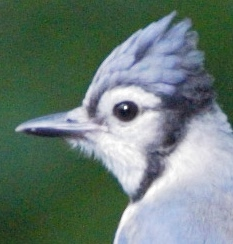
#> input picture CW2/images/sample_image.jpg, 233 x 244 px
$ jupyter execute week_4.ipynb   (shell and % lines are left out)
#> lines starting #> are read from the running program, lines starting #| are printed output that depends on the picture; after the words box and inside, x2 and y2 are one past the last pixel; in counts of white or black regions, pixels touching at a corner belong together
### CW2/utils.py
import numpy as np
import copy
import cv2
import matplotlib.image as mpimg
from matplotlib import pyplot as plt
import random
from PIL import Image
from typing import Union
from sklearn.feature_extraction.image import check_array, _extract_patches, \
_compute_n_patches, check_random_state


# [14 lines left out: function resize, not called in this run]

def colourize(img):
    height, width = img.shape

    colors = []
    colors.append([])
    colors.append([])
    color = 1
    # Displaying distinct components with distinct colors
    coloured_img = Image.new("RGB", (width, height))
    coloured_data = coloured_img.load()

    for i in range(len(img)):
        for j in range(len(img[0])):
            if img[i][j] > 0:
                if img[i][j] not in colors[0]:
                    colors[0].append(img[i][j])
                    colors[1].append((random.randint(0, 255), random.randint(0, 255), random.randint(0, 255)))

                ind = colors[0].index(img[i][j])
                coloured_data[j, i] = colors[1][ind]

    return coloured_img


# [8 lines left out: function binarize, not called in this run]

### CW2/week_4.ipynb
# Week 4: Image Segmentation
### Date: 26 Oct 2023

Last week you learned about different methods for segmenting an image into regions of interest and coding some algorithms. In this session you will get some more experience coding image segmentation algorithms. Your task will be to code a simple statistical method that uses Region growing or connected components.

[cell 1]
import numpy as np
import copy
import cv2
# to visualize the plots within the notebook
# to enable interactive
#%matplotlib ipympl
import matplotlib.image as mpimg
from matplotlib import pyplot as plt
import random
from PIL import Image

## Task 1: Region growing
Region growing is a simple way to segment a region of interest from the background of an image.
It takes in a gray-scale image and produces a binary image as output, where a value of 1 represents the region of interest and a value of 0 represents the background.

The algorithm is:
1. Start from a seed pixel.
2. Add neighbouring pixels that satisfy the criteria defining a region (e.g. similar intensity values, intensity above a threshold).
3. Repeat until we can include no more pixels.

Your task is to write a function in Python that implements the region growing algorithm.
Something like:
```
  segmented_img = region_growing(img, x, y)
```

* img: the image to be segmented
* x: the x-coordinate (j if indexed by numpy array) of the seed pixel
* y: the y-coordinate (i if indexed by numpy array) of the seed pixel
* segmented_img: the binary image output of region growing

**Hint:** This is process basically a **Breadth-first Search (BFS)**, which could be easily implemented it with a **queue** (check out collections.deque in PyThon):

1. Initialise the queue with the seed pixel.
2. Every time pop the first element from the queue and add its neighbour pixels to the queue if they satisfy the criteria (e.g. intensity above the threshold).
3. Finish when the queue is empty

In the slide 36 in the lecture slides, you were given a slightly different implementation, where all the neighboring pixels are added to the queue and the check is done when the element is popped from the queue. Think about the difference between these two implementations.

[cell 2]
# Load your image
img = cv2.imread('images/sample_image.jpg')
#> img is the input picture: shape (244, 233, 3); mean B, G, R 117.2, 124.4, 105.4
gray_img = cv2.cvtColor(img, cv2.COLOR_BGR2GRAY).astype(np.float32)
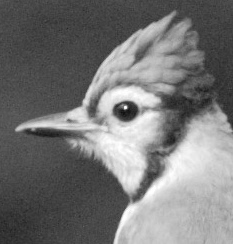
#> gray_img: shape (244, 233) float32; min 16, max 255, mean 117.9
plt.imshow(gray_img, 'gray')
plt.show()

[cell 3]
from collections import deque
def region_growing(img, x, y, thresh=100, connectedness=4):
    '''
    Impelemnt region growing algorithm to segment a gray scaled image into regions
    :param img: gray scaled image [H, W]
    :param x, y: coordinate of the seed pixel
    :param thresh: region growing threshold
    :return: segmented image [H, W]
    '''
#> called with x = 100, y = 100, thresh = 85, connectedness = 4
    assert img.ndim == 2, "Expect a gray-scale image!!!"
    # Write your own code here
    queue = deque([(x,y)])
    output = np.zeros(img.shape)
    visited = np.zeros(img.shape)
    seed = img[x, y]
#> seed = 177
    while(len(queue) > 0):
        px, py = queue.pop()
        if (visited[px, py] > 0): continue
        visited[px, py] = 1
        assert connectedness <= 8, "too large connectedness!"
        # up, down, left, right, ul, ur, dl, dr
        neighbor = [(px-1, py), (px+1, py), (px, py-1), (px, py+1), (px-1, py-1), (px-1, py+1), (px+1, py-1), (px+1, py+1)]
        for i in range(connectedness):
            nx, ny = neighbor[i]
            if (img.shape[0] <= nx) or (nx < 0) or (ny < 0) or (img.shape[1] <= ny) : continue
            if abs(img[nx, ny] - seed) <= thresh:
                queue.appendleft((nx, ny))
                output[nx, ny] = 1
    return output

[cell 4]
# define set of seed pixel points
x, y = 100, 100

# run region growing algorithm
seg_img = region_growing(gray_img, x, y, thresh=85, connectedness=4)
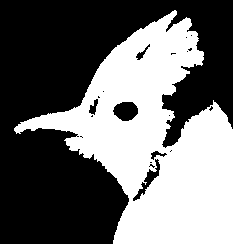
#> seg_img: shape (244, 233) float64; values 0 (black) and 1 (white), 42.6% white; 1 white region, box (x1, y1, x2, y2) and area: (14, 10, 233, 244) 24213

# Show Original and segmented image
fig, axis = plt.subplots(1, 3, figsize=(15,10), sharey=True)
fig.subplots_adjust(wspace=0.1, hspace=0.05)
axis[0].imshow(img)
axis[0].set_title('Original RGB image')

axis[1].imshow(gray_img, 'gray')
axis[1].set_title('Gray scale image')

axis[2].imshow(seg_img, 'gray')
axis[2].set_title('Segmented image')

plt.show()
#> figure, not shown here; B, G, R data is drawn as R, G, B

### There are two important factors that influence the performance of a region growing algorithm.

#### 1. The first is the seed pixel selection.
Try the following:
1. Pick a random pixel in the image.
2. Plot the histogram of the image, select a reasonable threshold and then search for a pixel whose intensity value is above the threshold (look for the `matplotlib.pyplot.hist()` function).
3. Do it manually (Hint: You can do this by enabling the interactive mode for `matplotlib`).

Which one is better?

[cell 5]
plt.hist(gray_img)
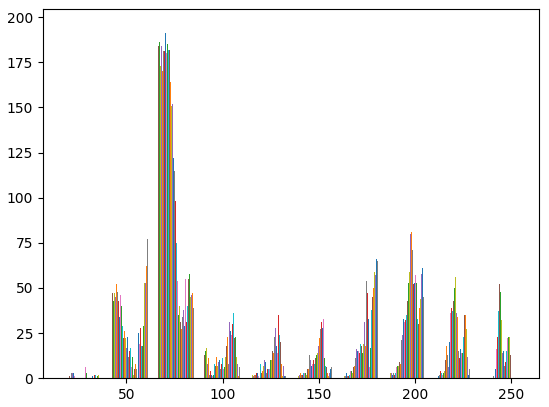
#> figure drawn by matplotlib, 1 panel; tallest bar 181 high, from x = 66.19 to 66.27; tallest bar 187 high, from x = 66.27 to 66.35; tallest bar 183 high, from x = 66.35 to 66.44

#### 2. The second important factor is how to decide whether to add a neighbouring pixel to the existing region.

Again, there are different options. Try the following alternatives:

1. Compare the pixel intensity value of the neighbours to a specified threshold (try the pixel intensity value of the initial seed pixel). If it is larger, then add it to the region. Depending on the seed pixel you might consider adding pixels with smaller intensities or even using a range of valid intensity values.

2. Compare the pixel intensity value of the neighbours to the average pixel intensity value of the existing region. How will we decide when to add neighbours to the region in this case?

Which one is better?

[cell 6]
# Write your own code here

def region_growing_mean(img, x, y, thresh=100, connectedness=4):
    '''
    Impelemnt region growing algorithm to segment a gray scaled image into regions
    :param img: gray scaled image [H, W]
    :param x, y: coordinate of the seed pixel
    :param thresh: region growing threshold
    :return: segmented image [H, W]
    '''
#> called with x = 100, y = 100, thresh = 80, connectedness = 4
    assert img.ndim == 2, "Expect a gray-scale image!!!"
    # Write your own code here
    queue = deque([(x,y)])
    output = np.zeros(img.shape)
    visited = np.zeros(img.shape)
    seed = img[x, y]
#> seed = 177
    existing_sum = seed
#> existing_sum = 177
    existing_pixel = 1
    while(len(queue) > 0):
        px, py = queue.pop()
        if (visited[px, py] > 0): continue
        visited[px, py] = 1
        assert connectedness <= 8, "too large connectedness!"
        # up, down, left, right, ul, ur, dl, dr
        neighbor = [(px-1, py), (px+1, py), (px, py-1), (px, py+1), (px-1, py-1), (px-1, py+1), (px+1, py-1), (px+1, py+1)]
        for i in range(connectedness):
            nx, ny = neighbor[i]
            if (img.shape[0] <= nx) or (nx < 0) or (ny < 0) or (img.shape[1] <= ny) : continue
            if abs(img[nx, ny] - existing_sum/existing_pixel) <= thresh:
                queue.appendleft((nx, ny))
                output[nx, ny] = 1
                existing_sum += img[nx,ny]
                existing_pixel += 1
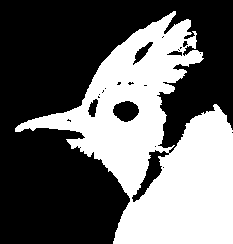
#> output: shape (244, 233) float64; values 0 (black) and 1 (white), 39.9% white; 1 white region, box (x1, y1, x2, y2) and area: (15, 11, 233, 244) 22679
#> after the loop, existing_pixel = 88567; existing_sum = 16799472
    return output

# define set of seed pixel points
x, y = 100, 100

# run region growing algorithm
seg_img = region_growing_mean(gray_img, x, y, thresh=80 , connectedness=4)

# Show Original and segmented image
fig, axis = plt.subplots(1, 3, figsize=(15,15))
fig.subplots_adjust(wspace=0.1, hspace=0.05)
axis[0].imshow(img)
axis[0].set_title('Original RGB image')

axis[1].imshow(gray_img, 'gray')
axis[1].set_title('Gray scale image')

axis[2].imshow(seg_img, 'gray')
axis[2].set_title('Segmented image (k=4)')
#> figure, not shown here; B, G, R data is drawn as R, G, B

### More things to try out:
1. What kind of connectivity did you use for considering neighbour pixels? If you used 4- connectivity, try 8-connectivity, if you used 8-connectivity then try 4-connectivity.
    Does this change results?

2. What if there are multiple regions of interest? Consider using multiple seed points. How will you choose these?

[cell 7]
# define set of seed pixel points
x, y = 100, 100

# run region growing algorithm
seg_img = region_growing(gray_img, x, y, thresh=80, connectedness=4)
#> seg_img: shape (244, 233) float64; values 0 (black) and 1 (white), 41.8% white; 1 white region, box (x1, y1, x2, y2) and area: (14, 10, 233, 244) 23737
seg_img2 = region_growing(gray_img, x, y, thresh=80, connectedness=8)
#> seg_img2: shape (244, 233) float64; values 0 (black) and 1 (white), 41.8% white; 1 white region, box (x1, y1, x2, y2) and area: (14, 10, 233, 244) 23758

# Show Original and segmented image
fig, axis = plt.subplots(1, 4, figsize=(15,15))
fig.subplots_adjust(wspace=0.1, hspace=0.05)
axis[0].imshow(img)
axis[0].set_title('Original RGB image')

axis[1].imshow(gray_img, 'gray')
axis[1].set_title('Gray scale image')

axis[2].imshow(seg_img, 'gray')
axis[2].set_title('Segmented image (k=4)')

axis[3].imshow(seg_img2, 'gray')
axis[3].set_title('Segmented image (k=8)')
plt.show()
#> figure, not shown here; B, G, R data is drawn as R, G, B

## Task 2: Connected Components

Connected-component labeling (also known as connected-component analysis, or region labeling) is an algorithmic application of graph theory that is used to determine the connectivity of “blob”-like regions in a binary image.
Specifically, the algorithm labels each connected component of a binary image with a separate number.

Similar to Region Growing, for a single connected-component we can start from a seed and iteratively traverse all the neighbouring pixels. In this case,you can perform Depth-first Serach (DFS). Then we just need to repeat this process for all the connected components in the image.

Hint: In the lecture slide you were given as recursive implementation for DFS, but iterative implementation is more efficient.

[cell 8]
def connected_components_label(img, connectedness=4):
    output = np.zeros(img.shape) # all pixel are labeled 0
    label = 1                    # starting meaningful labeling from 1
    for i in range(img.shape[0]):
        for j in range(img.shape[1]):
            if(img[i,j] == 1 and output[i,j]==0): # if it is true in binary and not been labeled
                queue = deque([(i,j)])
                while(len(queue) > 0):
                    px, py = queue.pop()
                    assert connectedness <= 8, "too large connectedness!"
                    # up, down, left, right, ul, ur, dl, dr
                    neighbor = [(px-1, py), (px+1, py), (px, py-1), (px, py+1), (px-1, py-1), (px-1, py+1), (px+1, py-1), (px+1, py+1)]
                    for i in range(connectedness):
                        nx, ny = neighbor[i]
                        if (img.shape[0] <= nx) or (nx < 0) or (ny < 0) or (img.shape[1] <= ny) : continue
                        if (img[nx,ny] == 1 and output[nx,ny]==0):
                            output[nx, ny] = label
                            queue.append((nx, ny))
                label += 1
    return output

[cell 9]
from utils import colourize

img2 = cv2.imread("images/gooses.jpg")
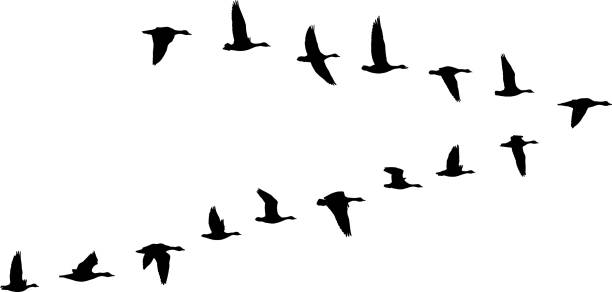
#> input picture CW2/images/gooses.jpg, 612 x 292 px
#> img2 is the input picture: shape (292, 612, 3); min 0, max 255, mean 241.6
gray_img2 = cv2.cvtColor(img2, cv2.COLOR_BGR2GRAY).astype(np.float32)
plt.imshow(gray_img2, 'gray')

bimg2 = (gray_img2 < 100).astype(np.float32)
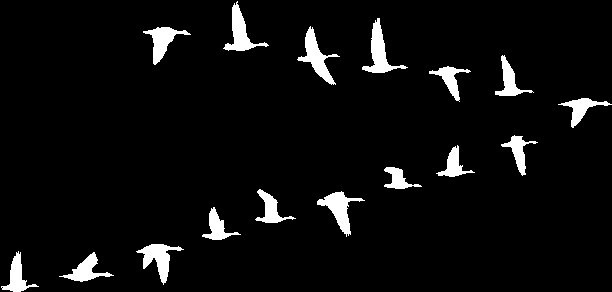
#> bimg2: shape (292, 612) float32; values 0 (black) and 1 (white), 5.1% white; 16 white regions, largest, box (x1, y1, x2, y2) and area: (362, 18, 408, 73) 768, (297, 26, 340, 85) 764, (317, 191, 365, 237) 738
ccl_img2 = connected_components_label(bimg2)
#> after the loop in connected_components_label, `for i in range(img.shape[0]):`:
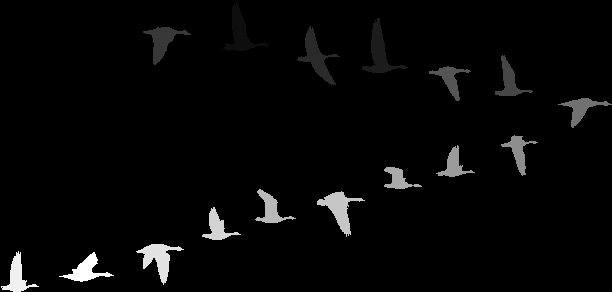
#> output: shape (292, 612) float64; min 0, max 18, mean 0.469; drawn with min black and max white

fig, axis = plt.subplots(1, 3, figsize=(15,10), sharey=True)
fig.subplots_adjust(wspace=0.1, hspace=0.05)
axis[0].imshow(gray_img2, 'gray')
axis[0].set_title('Original gray scaled image')

axis[1].imshow(bimg2, 'gray')
axis[1].set_title('Binarized image')

axis[2].imshow(colourize(ccl_img2))
#> in colourize, `coloured_img = Image.new("RGB", (width, height))`: coloured_img: PIL image 612x292 RGB; every value is 0
axis[2].set_title('Connected component colored image')
plt.show()
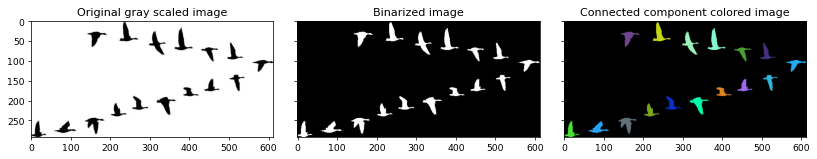
#> figure drawn by matplotlib, 3 panels

[cell 10]
bimg = (gray_img > 100).astype(np.float32)
#> bimg: shape (244, 233) float32; values 0 (black) and 1 (white), 41.4% white; 17 white regions (15 under 20 px), largest, box (x1, y1, x2, y2) and area: (15, 10, 233, 244) 23453, (120, 104, 128, 110) 33
ccl_img = connected_components_label(bimg, connectedness=8)
#> call 2 of connected_components_label, with connectedness = 8
#> after the loop in connected_components_label (call 2), `for i in range(img.shape[0]):`:
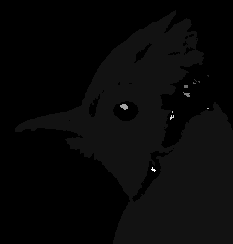
#> output: shape (244, 233) float64; min 0, max 14, mean 0.428; drawn with min black and max white

fig, axis = plt.subplots(1, 3, figsize=(15,10), sharey=True)
fig.subplots_adjust(wspace=0.1, hspace=0.05)
axis[0].imshow(gray_img, 'gray')
axis[0].set_title('Original gray scaled image')

axis[1].imshow(bimg, 'gray')
axis[1].set_title('Binarized image')

axis[2].imshow(colourize(ccl_img))
#> in colourize (call 2), `coloured_img = Image.new("RGB", (width, height))`: coloured_img: PIL image 233x244 RGB; every value is 0
axis[2].set_title('Connected component \n colored image')
plt.show()
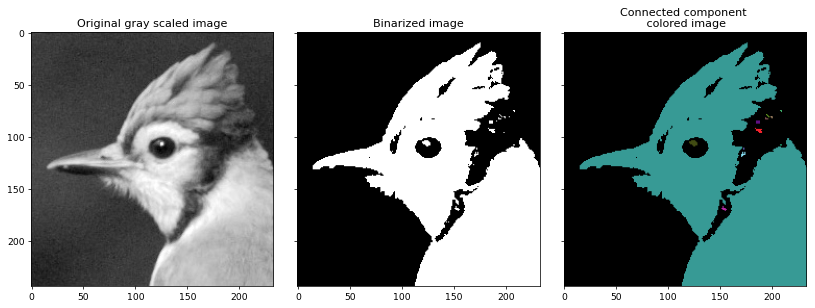
#> figure drawn by matplotlib, 3 panels
